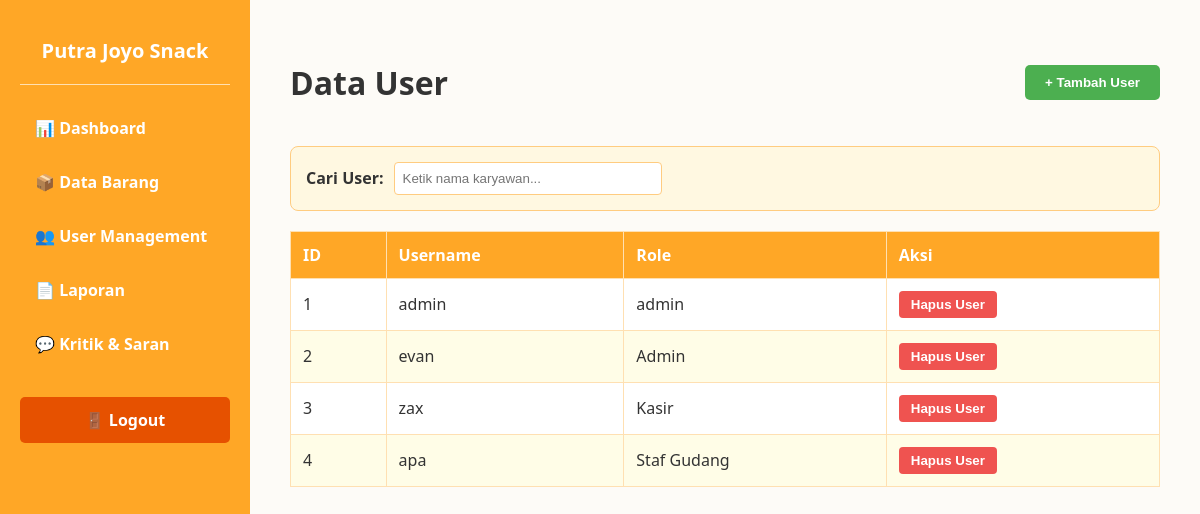
Page /admin/user on the committed database.
### models/user.py (models this page shows)
class User(UserMixin, db.Model):
    __tablename__ = "users"
    id = db.Column(db.Integer, primary_key=True)
    username = db.Column(
        db.String(100),
        unique=True,
        nullable=False
    )
    password = db.Column(
        db.String(255),
        nullable=False
    )
    role = db.Column(
        db.String(20),
        nullable=False
    )
    created_by = db.Column(
        db.Integer,
        nullable=True
    )

### app.py (the view, shortened to what this page needs)
@app.route("/admin/user", methods=["GET", "POST"])
def admin_user():
    users = User.query.order_by(User.id).all()
    return render_template("admin/user.html", users=users)

### templates/admin/user.html (shortened to what this page needs)
<!DOCTYPE html>
<html lang="id">
<head>
</head>
<body>
    <div class="sidebar">
        <h2>Putra Joyo Snack</h2>
        <hr style="border: 0; height: 1px; background: #FFE0B2; margin-bottom: 20px;">
        <a href="/admin/dashboard">📊 Dashboard</a>
        <a href="/admin/barang">📦 Data Barang</a>
        <a href="/admin/user">👥 User Management</a>
        <a href="/admin/laporan">📄 Laporan</a>
        <a href="/admin/kritik">💬 Kritik & Saran</a>
        <a class="logout-btn" href="/logout">🚪 Logout</a>
    </div>
    <div class="content">
        <div class="header-section">
            <h1>Data User</h1>
            <button class="btn-add" onclick="bukaModal()">+ Tambah User</button>
        </div>
        <div class="search-container">
            <label><strong>Cari User:</strong></label>
            <input type="text" placeholder="Ketik nama karyawan...">
        </div>
        <table class="data-table">
            <thead>
                <tr>
                    <th>ID</th>
                    <th>Username</th>
                    <th>Role</th>
                    <th>Aksi</th>
                </tr>
            </thead>
            <tbody>
                {% for user in users %}
                <tr>
                    <td>{{ user.id }}</td>
                    <td>{{ user.username }}</td>
                    <td>{{ user.role }}</td>
                    <td>
                        <button class="btn-delete" disabled>Hapus User</button>
                    </td>
                </tr>
                {% endfor %}
            </tbody>
        </table>
    </div>
</body>
</html>

### templates/admin/user.html (style rules this page uses)
body { font-family: 'Segoe UI', Arial, sans-serif; margin: 0; display: flex; background-color: #FDFBF7; color: #333; }
.sidebar { width: 250px; background-color: #FFA726; height: 100vh; padding: 20px; box-sizing: border-box; color: white; position: fixed; }
.sidebar h2 { text-align: center; font-size: 20px; margin-bottom: 20px; }
.sidebar a { display: block; color: white; padding: 12px 15px; text-decoration: none; border-radius: 5px; margin-bottom: 8px; font-weight: bold; }
.sidebar .logout-btn { background-color: #E65100; margin-top: 30px; text-align: center; }
.content { margin-left: 250px; padding: 40px; width: calc(100% - 250px); box-sizing: border-box; }
.header-section { display: flex; justify-content: space-between; align-items: center; margin-bottom: 20px; }
.btn-add { background-color: #4CAF50; color: white; padding: 10px 20px; border: none; border-radius: 5px; font-weight: bold; cursor: pointer; }
.search-container { background-color: #FFF8E1; padding: 15px; border-radius: 8px; margin-bottom: 20px; border: 1px solid #FFCC80; display: flex; align-items: center; gap: 10px; }
.search-container input { padding: 8px; border: 1px solid #FFCC80; border-radius: 4px; width: 250px; }
.data-table { width: 100%; border-collapse: collapse; background: white; }
.data-table th, .data-table td { border: 1px solid #FFE0B2; padding: 12px; text-align: left; }
.data-table th { background-color: #FFA726; color: white; }
.data-table tr:nth-child(even) { background-color: #FFFDE7; }
.btn-delete { background-color: #EF5350; color: white; border: none; padding: 6px 12px; border-radius: 4px; cursor: pointer; font-weight: bold; }

### rows in the picture
User: id "1", username "admin", role "admin"
User: id "2", username "evan", role "Admin"
User: id "3", username "zax", role "Kasir"
User: id "4", username "apa", role "Staf Gudang"
